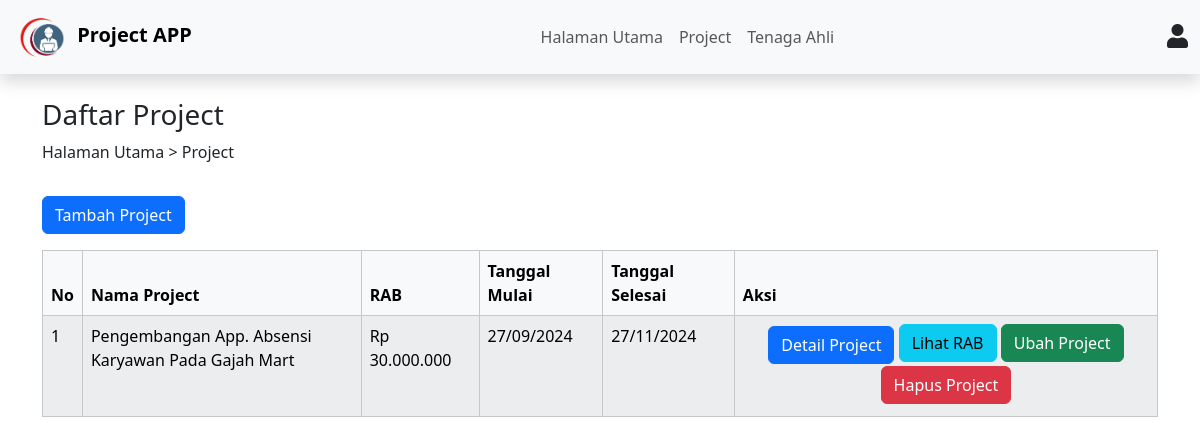
Screenshot of /project.php (signed in) with the database file from the repository.
### tables this page shows
CREATE TABLE `proyek` (
  `id` int NOT NULL,
  `nama_proyek` varchar(255) NOT NULL,
  `deskripsi` text,
  `tanggal_mulai` date DEFAULT NULL,
  `tanggal_selesai` date DEFAULT NULL,
  `id_user` int NOT NULL,
  `rab` int DEFAULT '0'
);

### project.php (the view, shortened to what this page needs)
<?php
$id_user = $_SESSION['id_user'];
include 'layout/header.php';
$sql = "SELECT * FROM proyek WHERE id_user = $id_user";
$result = $conn->query($sql);
?>
<div class="container mt-4">
    <section>
        <h3>Daftar Project</h3>
        <p><a class="text-decoration-none text-dark" href="dashboard.php">Halaman Utama</a> > <a class="text-decoration-none text-dark" href="project.php">Project</a></p>
        <button type="button" class="btn btn-primary mb-3 mt-3" data-bs-toggle="modal" data-bs-target="#modalTambahPr">Tambah Project</button>
        <table class="table table-bordered table-light table-striped" id="tabel">
            <thead>
                <tr>
                    <th>No</th>
                    <th class="col-3">Nama Project</th>
                    <th>RAB</th>
                    <th>Tanggal Mulai</th>
                    <th>Tanggal Selesai</th>
                    <th>Aksi</th>
                </tr>
            </thead>
            <tbody>
                <?php if ($result->num_rows > 0) : ?>
                    <?php $no = 1; ?>
                    <?php while ($row = $result->fetch_assoc()) : ?>
                        <tr>
                            <td><?= $no++; ?></td>
                            <td class="col-3" style="max-width: 200px;"><?= htmlspecialchars($row['nama_proyek']); ?></td>
                            <td>Rp <?= number_format($row['rab'], 0, ',', '.'); ?></td>
                            <td><?= date('d/m/Y', strtotime($row['tanggal_mulai'])); ?></td>
                            <td><?= date('d/m/Y', strtotime($row['tanggal_selesai'])); ?></td>
                            <td class="text-center">
                                <a class="btn btn-primary" href="detail_project.php?id=<?= $row['id']; ?>">Detail Project</a>
                                <a href="rab.php?id=<?= $row['id']; ?>" class="btn btn-info mb-1">Lihat RAB</a>
                                <button type="button" class="btn btn-success mb-1" data-bs-toggle="modal" data-bs-target="#modalUbahPr<?= $row['id']; ?>">Ubah Project</button>
                                <button type="button" class="btn btn-danger mb-1" data-bs-toggle="modal" data-bs-target="#modalHapusPr<?= $row['id']; ?>">Hapus Project</button>
                            </td>
                        </tr>
                    <?php endwhile; ?>
                <?php else : ?>
                    <tr>
                        <td colspan="8" class="text-center">Tidak ada Project yang tersedia</td>
                    </tr>
                <?php endif; ?>
            </tbody>
        </table>
    </section>
</div>
<?php include 'layout/footer.php' ?>

### rows the page displays
proyek: nama_proyek "Pengembangan App. Absensi Karyawan Pada Gajah Mart", rab "30.000.000", tanggal_mulai "27/09/2024", tanggal_selesai "27/11/2024"
